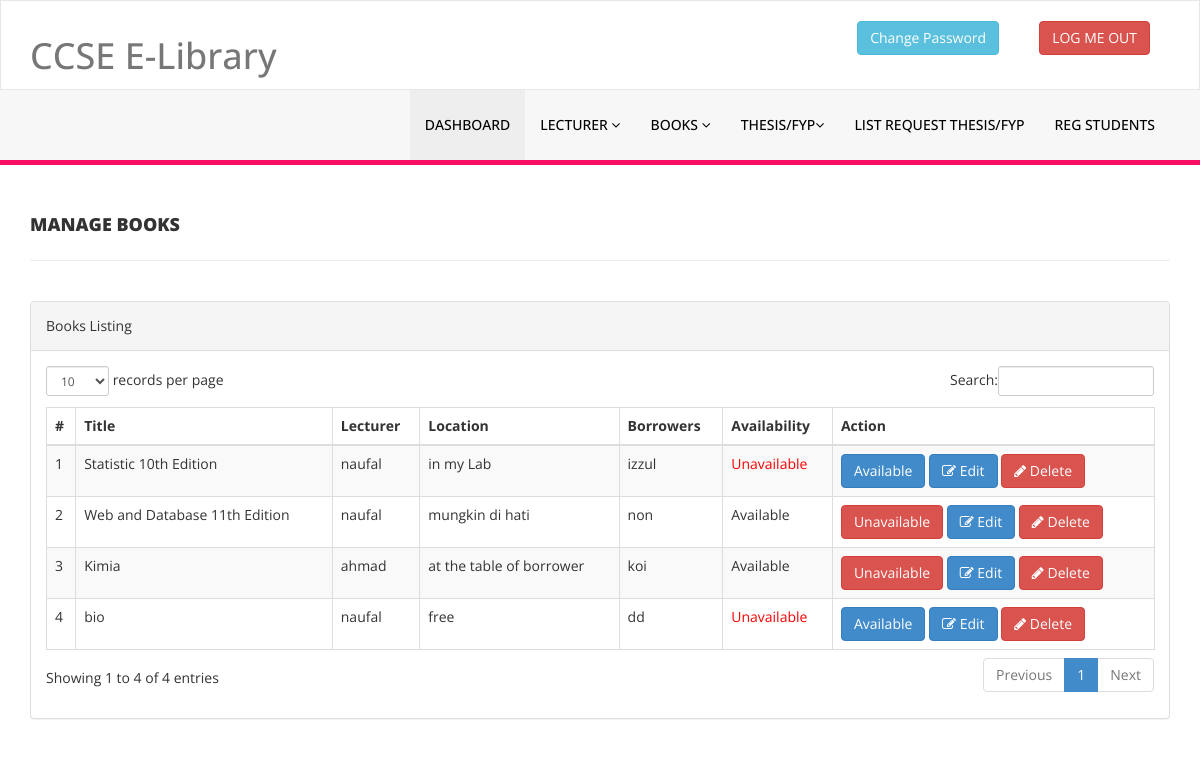
The app's page /library/admin/manage-books.php (signed in) with its own data.
### tables this page shows
CREATE TABLE `tblbook` (
  `id` int(1) NOT NULL,
  `Title` varchar(100) DEFAULT NULL,
  `LecturesID` int(100) DEFAULT NULL,
  `Location` varchar(100) NOT NULL,
  `Borrowers` varchar(100) DEFAULT NULL,
  `Availability` varchar(1) DEFAULT NULL
);

CREATE TABLE `tbllecturers` (
  `id` int(11) NOT NULL,
  `FullName` varchar(100) DEFAULT NULL,
  `UserName` varchar(100) DEFAULT NULL,
  `MobileNumber` char(11) DEFAULT NULL,
  `Password` varchar(100) DEFAULT NULL,
  `RegDate` timestamp NULL DEFAULT current_timestamp(),
  `UpdationDate` timestamp NULL DEFAULT NULL ON UPDATE current_timestamp()
);

### library/admin/manage-books.php (the view, shortened to what this page needs)
<?php
include('includes/config.php');
if(strlen($_SESSION['alogin'])==0)
    {
header('location:index.php');
}
else{
    ?>
<!DOCTYPE html>
<html xmlns="http://www.w3.org/1999/xhtml">
<head>
    <link href="assets/css/bootstrap.css" rel="stylesheet" />
    <link href="assets/css/font-awesome.css" rel="stylesheet" />
    <link href="assets/js/dataTables/dataTables.bootstrap.css" rel="stylesheet" />
    <link href="assets/css/style.css" rel="stylesheet" />
</head>
<body>
<?php include('includes/header.php');?>
    <div class="content-wrapper">
         <div class="container">
        <div class="row pad-botm">
            <div class="col-md-12">
                <h4 class="header-line">Manage Books</h4>
    </div>
     <div class="row">
</div>
        </div>
            <div class="row">
                <div class="col-md-12">
                    <div class="panel panel-default">
                        <div class="panel-heading">
                           Books Listing
                        </div>
                        <div class="panel-body">
                            <div class="table-responsive">
                                <table class="table table-striped table-bordered table-hover" id="dataTables-example">
                                    <thead>
                                        <tr>
                                            <th>#</th>
                                            <th>Title</th>
                                            <th>Lecturer</th>
                                            <th>Location </th>
                                            <th>Borrowers</th>
                                            <th>Availability</th>
                                            <th>Action</th>
                                        </tr>
                                    </thead>
                                    <tbody>
<?php $sql = "SELECT tblbook.Title, tbllecturers.FullName, tblbook.Location,tblbook.Borrowers, tblbook.Availability, tblbook.id  as bookid from tblbook join tbllecturers on tbllecturers.id=tblbook.LecturesID";
$query = $dbh -> prepare($sql);
$query->execute();
$results=$query->fetchAll(PDO::FETCH_OBJ);
$cnt=1;
if($query->rowCount() > 0)
{
foreach($results as $result)
{               ?>
                                        <tr class="odd gradeX">
                                            <td class="center"><?php echo htmlentities($cnt);?></td>
                                            <td class="center"><?php echo htmlentities($result->Title);?></td>
                                            <td class="center"><?php echo htmlentities($result->FullName);?></td>
                                            <td class="center"><?php echo htmlentities($result->Location);?></td>
                                            <td class="center"><?php echo htmlentities($result->Borrowers);?></td>
                                            <td class="center"><?php if($result->Availability=="0")
                                            {?>
                                            <span style="color:red">
                                             <?php   echo htmlentities("Unavailable"); ?>
                                                </span>
                                            <?php } else {
                                             echo htmlentities("Available");
                                        }
                                            ?></td>
                                                    <td class="center">
                                                    <?php if($result->Availability==1){?>
                                                            <a href="manage-books.php?inid=<?php echo htmlentities($result->bookid);?>" >  <button class="btn btn-danger"> Unavailable</button>
                                                            <?php } else {?>
                                                <a href="manage-books.php?id=<?php echo htmlentities($result->bookid);?>" ><button class="btn btn-primary"> Available</button>
                                                <?php } ?>
                                            <a href="edit-book.php?bookid=<?php echo htmlentities($result->bookid);?>"><button class="btn btn-primary"><i class="fa fa-edit "></i> Edit</button>
                                          <a href="manage-books.php?del=<?php echo htmlentities($result->bookid);?>" onclick="return confirm('Are you sure you want to delete?');"" >  <button class="btn btn-danger"><i class="fa fa-pencil"></i> Delete</button>
                                            </td>
                                        </tr>
 <?php $cnt=$cnt+1;}} ?>
                                    </tbody>
                                </table>
                            </div>
                        </div>
                    </div>
                </div>
            </div>
    </div>
    </div>
</body>
</html>
<?php } ?>

### library/admin/includes/header.php (shortened to what this page needs)
<div class="navbar navbar-inverse set-radius-zero" >
        <div class="container">
            <div class="navbar-header">
                <a class="navbar-brand">
                    <H1> CCSE E-Library </h1>
                </a>
            </div>
            <div class="right-div">
                <a href="logout.php" class="btn btn-danger pull-right">LOG ME OUT</a>
            </div>
            <div class="right-div">
                <a href="change-password.php" class="btn btn-info pull-right">Change Password</a>
            </div>
        </div>
    </div>
    <section class="menu-section">
        <div class="container">
            <div class="row ">
                <div class="col-md-12">
                    <div class="navbar-collapse collapse ">
                        <ul id="menu-top" class="nav navbar-nav navbar-right">
                            <li><a href="dashboard.php" class="menu-top-active">DASHBOARD</a></li>
                        <li>
                                <a href="#" class="dropdown-toggle" id="ddlmenuItem" data-toggle="dropdown"> Lecturer <i class="fa fa-angle-down"></i></a>
                        </li>
                            <li>
                                <a href="#" class="dropdown-toggle" id="ddlmenuItem" data-toggle="dropdown"> Books <i class="fa fa-angle-down"></i></a>
                            </li>
                           <li>
                                <a href="#" class="dropdown-toggle" id="ddlmenuItem" data-toggle="dropdown"> Thesis/Fyp<i class="fa fa-angle-down"></i></a>
                            </li>
                            <li><a href="manage-Reqbook.php">List Request Thesis/Fyp</a></li>
                             <li><a href="reg-students.php">Reg Students</a></li>
                        </ul>
                    </div>
                </div>
            </div>
        </div>
    </section>

### library/admin/assets/css/style.css (style rules this page uses)
.set-radius-zero { border-radius:0px; -moz-border-radius:0px; -webkit-border-radius:0px; }
.content-wrapper { margin-top: 40px; min-height:800px; padding-bottom:90px; }
.header-line { font-weight:900; padding-bottom:25px; border-bottom:1px solid #eeeeee; text-transform:uppercase; }
.pad-botm { padding-bottom:30px; }
.right-div { float: right; padding: 20px; }
#menu-top a { color:#000; text-decoration:none; font-weight:500; padding: 25px 15px 25px 15px; text-transform:uppercase; }
.menu-section { background-color: #f7f7f7; border-bottom:5px solid #F70E62; width:100% }
.menu-top-active { background-color:#eeeeee; }
.navbar-inverse { background-color: #FFF; border-color: rgba(155, 153, 153, 0.23); }
.navbar { min-height: 90px; margin-bottom: 0px; }

### records on screen
tblbook: Title "Statistic 10th Edition", tbllecturers.FullName "naufal", Location "in my Lab", Borrowers "izzul"
tblbook: Title "Web and Database 11th Edition", tbllecturers.FullName "naufal", Location "mungkin di hati", Borrowers "non"
tblbook: Title "Kimia", tbllecturers.FullName "ahmad", Location "at the table of borrower", Borrowers "koi"
tblbook: Title "bio", tbllecturers.FullName "naufal", Location "free", Borrowers "dd"
